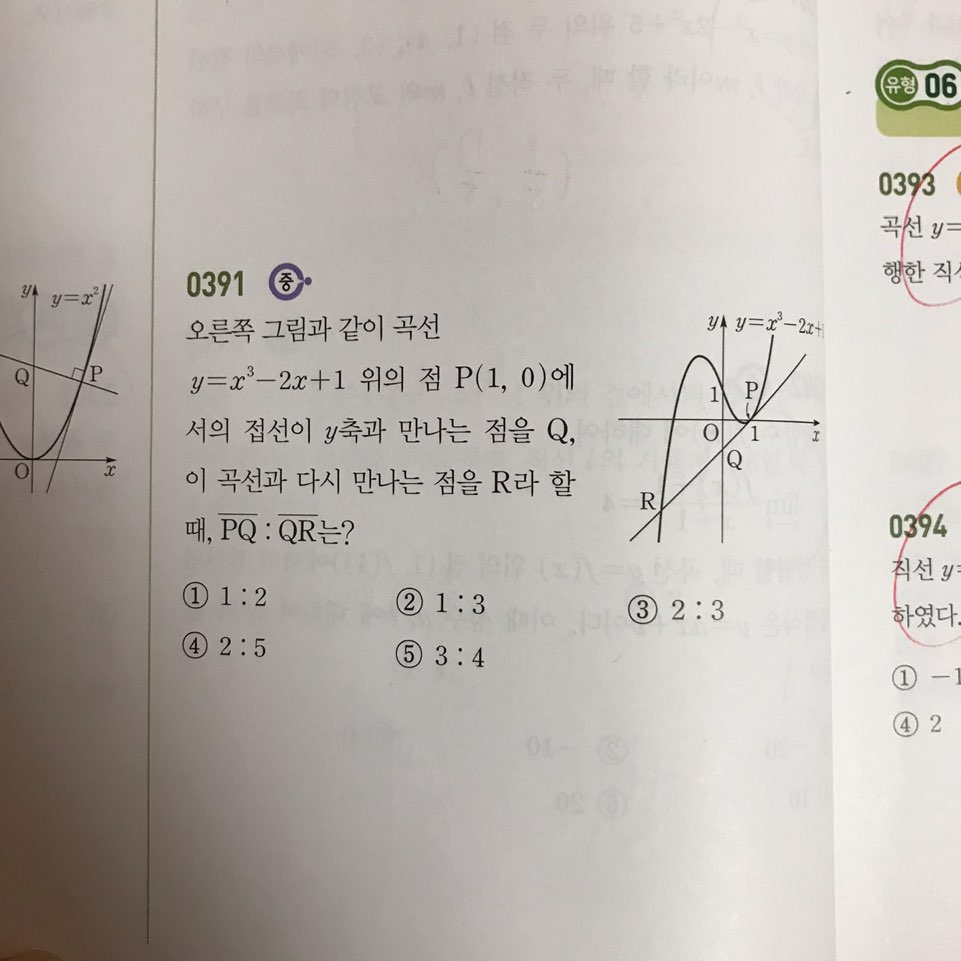
#> input picture 200720 Text Extraction Only/KakaoTalk_20200703_154500794_04.jpg, 961 x 961 px; its folder holds only this picture in this run
$ python '200720 Text Extraction Only.py'
#> lines starting #> are read from the running program, lines starting #| are printed output that depends on the picture; after the words box and inside, x2 and y2 are one past the last pixel; in counts of white or black regions, pixels touching at a corner belong together
#> in image_wash, `img_thresh = cv2.adaptiveThreshold(img_dil, 255, cv2.ADAPTIVE_THRESH_M..`:
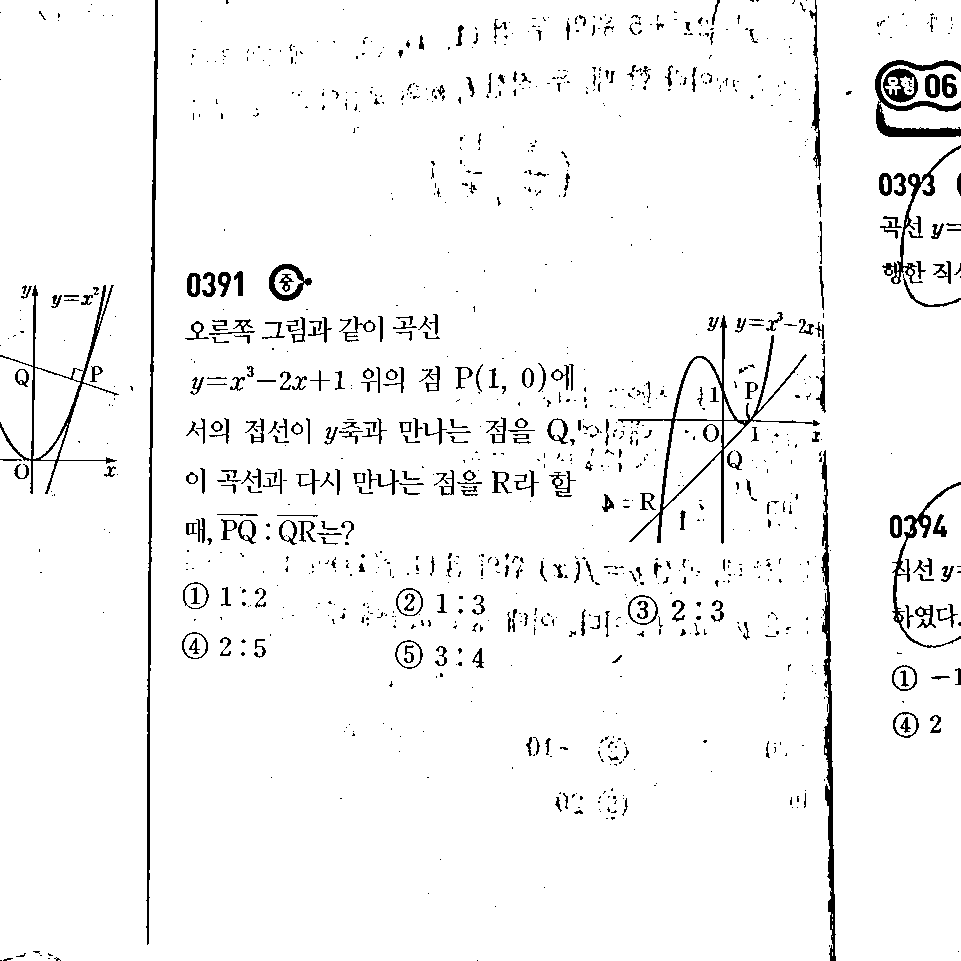
#> img_thresh: shape (961, 961); 95.8% white; 1110 black regions (808 under 20 px), largest, box (x1, y1, x2, y2) and area: (146, 0, 158, 945) 2769, (618, 315, 820, 544) 2514, (821, 450, 836, 961) 2455
import cv2
import numpy as np
import matplotlib as plt
import os
import io
import re
from google.cloud import vision
from google.cloud.vision import types

def image_crop(ori_img,img,img_full):
    img_name = img_full[0]
    kernel = cv2.getStructuringElement(cv2.MORPH_ELLIPSE, (3, 3))
    small = cv2.pyrDown(ori_img)
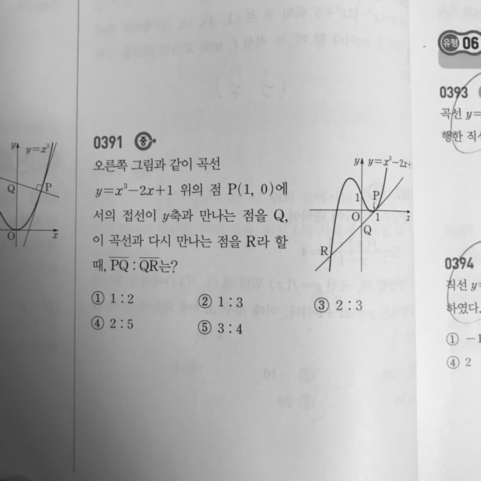
#> small: shape (481, 481); min 26, max 242, mean 181.9
    clear_small = cv2.pyrDown(img)
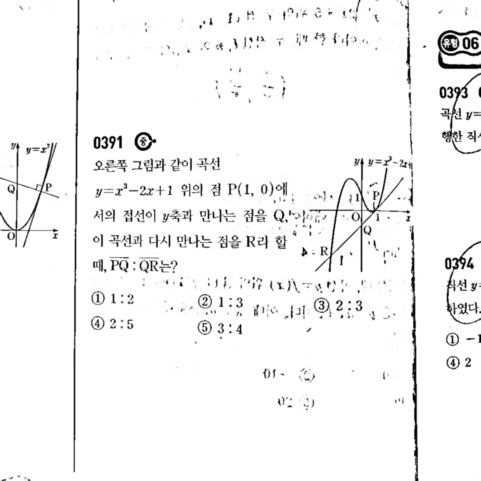
#> clear_small: shape (481, 481); min 0, max 255, mean 244.7
    grad = cv2.morphologyEx(small, cv2.MORPH_GRADIENT, kernel)
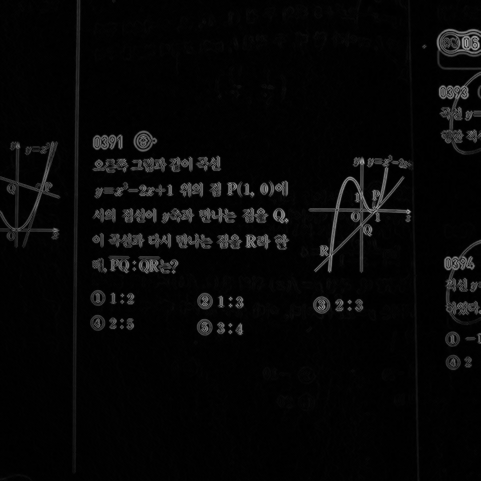
#> grad: shape (481, 481); min 0, max 172, mean 7.1
    #cv2.imshow('mg', grad)
    cv2.imwrite('mg' + img_name + '.' + img_full[1], grad)
    _, bw = cv2.threshold(grad, 0.0, 255.0, cv2.THRESH_BINARY | cv2.THRESH_OTSU)
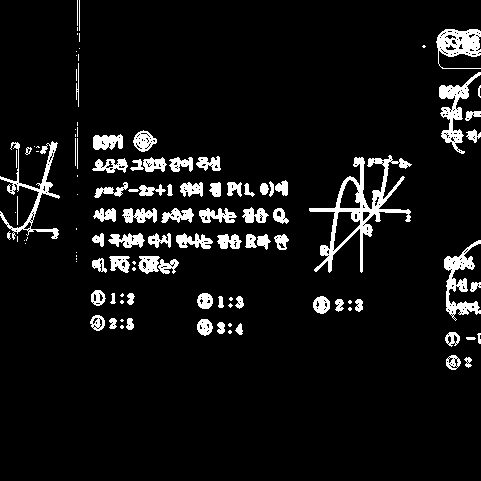
#> bw: shape (481, 481); 7.1% white; 114 white regions (41 under 20 px), largest, box (x1, y1, x2, y2) and area: (309, 155, 412, 273) 2486, (0, 141, 60, 240) 1090, (444, 240, 481, 321) 1051
    #cv2.imshow('t', bw)
    cv2.imwrite('t' + img_name + '.' + img_full[1], bw)
    kernel = cv2.getStructuringElement(cv2.MORPH_RECT, (9, 1))
    connected = cv2.morphologyEx(bw, cv2.MORPH_CLOSE, kernel)
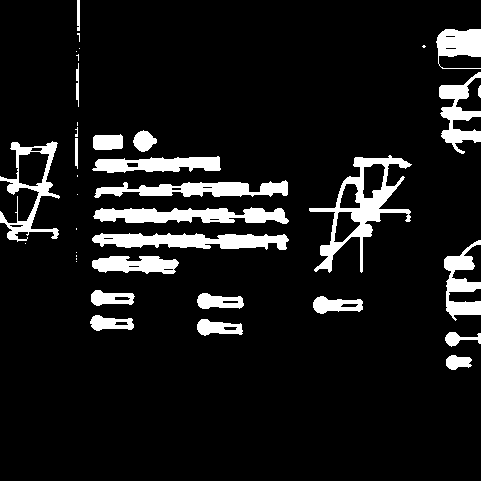
#> connected: shape (481, 481); 9.5% white; 38 white regions (15 under 20 px)
    #cv2.imshow('mc', connected)
    cv2.imwrite('mc' + img_name + '.' + img_full[1], connected)
    # using RETR_EXTERNAL instead of RETR_CCOMP
    contours, hierarchy = cv2.findContours(connected.copy(), cv2.RETR_EXTERNAL, cv2.CHAIN_APPROX_NONE)
#> contours = 38 contours, 16 with area under 20; largest, box (x1, y1, x2, y2) and area: (309, 155, 412, 273) 4084, (0, 141, 60, 242) 2240, (92, 233, 289, 250) 2055, (93, 207, 289, 224) 1996, (94, 180, 288, 198) 1708
    mask = np.zeros(bw.shape, dtype=np.uint8)
    crop_filename_list = list()
    for idx in range(len(contours)):
        height, width = bw.shape
        x, y, w, h = cv2.boundingRect(contours[idx])
        mask[y:y + h, x:x + w] = 0
        # 가장자리의 글씨들은 주된 문제가 아닐 것이기 때문에 제외.
        if x + w == width or x == 0 or y + h == height or y == 0:
            continue
        cv2.drawContours(mask, contours, idx, (255, 255, 255), -1)
        r = float(cv2.countNonZero(mask[y:y + h, x:x + w])) / (w * h)
        if r > 0.3 and w > 10 and h > 10:
            #cv2.rectangle(clear_small, (x, y), (x + w - 1, y + h - 1), (0, 255, 0), 2)
            cropped = clear_small[y:y + h, x:x + w]
            crop_filename = 'crop' + str(idx) + img_name + '.' + img_full[1]
            cv2.imwrite(crop_filename, cropped)
            crop_filename_list.append(crop_filename)
#> this loop made 38 passes
#> (x, y, w, h, r, crop_filename) on passes 1, 3, 4, 5, 6, 7, 10: (446, 355, 26, 15, 0.723, 'crop0KakaoTalk_20200703_154500794_04.jpg'), (197, 319, 46, 17, 0.685, 'crop2KakaoTalk_20200703_154500794_04.jpg'), (90, 315, 44, 16, 0.695, 'crop3KakaoTalk_20200703_154500794_04.jpg'), (313, 296, 50, 18, 0.68, 'crop4KakaoTalk_20200703_154500794_04.jpg'), (197, 293, 47, 16, 0.733, 'crop5KakaoTalk_20200703_154500794_04.jpg'), (91, 290, 44, 16, 0.717, 'crop6KakaoTalk_20200703_154500794_04.jpg'), (92, 256, 87, 18, 0.746, 'crop9KakaoTalk_20200703_154500794_04.jpg')
#> (x, y, w, h, r) on passes 8, 9, 11, 12, 13, 15: (76, 261, 1, 1, 1), (76, 258, 1, 2, 1), (76, 255, 1, 2, 1), (76, 252, 1, 1, 1), (25, 243, 1, 1, 1), (92, 233, 197, 17, 0.68)
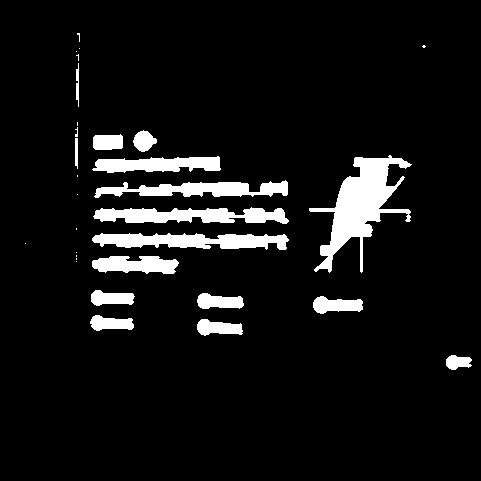
#> mask: shape (481, 481); 7.6% white; 31 white regions (15 under 20 px), largest, box (x1, y1, x2, y2) and area: (309, 155, 412, 273) 4391, (92, 233, 289, 250) 2278, (93, 207, 289, 224) 2218
#> after the loop, crop_filename_list = 14 items
    crop_filename_list.reverse()
    # show image with contours rect
    #cv2.imshow('rects', clear_small)
    #cv2.waitKey()

    text_extract(crop_filename_list, img_full)

def image_wash(filename):
    """
    1. Image Blurring by Bilateral Filtering
    경계선은 유지하며 전체적으로 밀도가 동일한 노이즈, 화이트 노이즈를 제거해
    경계선이 흐려지지 않고 이미지를 부드럽게 변환
    2. Image Dilation
    :param filename:
    :return:
    """
    img_full = filename.split('.')
    img_name = img_full[0]

    img = cv2.imread(filename,0)
    img_blur = cv2.GaussianBlur(img,(3,3),0)
    cv2.imwrite('blur'+filename,img_blur)
    img_dil = cv2.dilate(img,(3,3),iterations=1)
    """cv2.imshow('dil',img_dil)
    cv2.waitKey()"""
    img_thresh = cv2.adaptiveThreshold(img_dil, 255, cv2.ADAPTIVE_THRESH_MEAN_C,
                                       cv2.THRESH_BINARY, 21, 5)
    """cv2.imshow('thresh', img_thresh)
    cv2.waitKey()"""
    clahe = cv2.createCLAHE(clipLimit=2.0, tileGridSize=(4, 4))
    img_cl = clahe.apply(img_thresh)
    """cv2.imshow('CLAHE', img_cl)
    cv2.waitKey()
    cv2.destroyAllWindows()"""
    img_denoise = cv2.fastNlMeansDenoising(img_cl,h=50)
    """cv2.imshow('Denoise', img_denoise)
    cv2.waitKey()
    cv2.destroyAllWindows()"""
    kernel = np.array([[0, -1, 0],
                       [-1, 5, -1],
                       [0, -1, 0]])
    img_sharp = cv2.filter2D(img_denoise,-1,kernel)
    #cv2.imshow('sharp', img_sharp)
    cv2.imwrite('final'+filename,img_sharp)
    """cv2.waitKey()
    cv2.destroyAllWindows()"""

    image_crop(img,img_sharp,img_full)

def text_extract(file_list, filename_list):
    os.environ["GOOGLE_APPLICATION_CREDENTIALS"] = "C:/Program Files/VisionAPI/rosy-clover-282218-a95092db74bf.json"
    client = vision.ImageAnnotatorClient()
    modified_text = str()
    for path in file_list:
        print(path)
        with io.open(path, 'rb') as image_file:
            content = image_file.read()
        image = vision.types.Image(content=content)
        response = client.text_detection(image=image)
        texts = response.text_annotations
        print('Modified Texts:')
        try:
            print(texts[0].description)
            modified_text += ' '+texts[0].description
        except IndexError:
            continue
#> this loop made 1 pass
#| crop25KakaoTalk_20200703_154500794_04.jpg
#| Modified Texts:
#| <module 'google.cloud.vision.ImageAnnotatorClient_.text_detection_.text_annotations.description' from None>
#> after the loop, modified_text = ''

    with io.open(filename_list[0]+'.'+filename_list[1],'rb') as image_file:
        content = image_file.read()
    image = vision.types.Image(content=content)
    response = client.text_detection(image=image)
    texts = response.text_annotations
    print('Original Texts:')
    try:
        print(texts[0].description)
        ori_text = texts[0].description
    except IndexError:
        pass

    filename = filename_list[0]+'_vision_'+'.txt'
    with open(filename, "w", encoding='utf-8') as fp:
        fp.write("원본:\n")
        fp.write(ori_text+"\n")
        fp.write("\n전처리후:\n")
        fp.write(modified_text)

path = "./"
file_list = os.listdir(path)
file_list_image = [file for file in file_list if file.endswith(".jpg")]
file_list_png = [file for file in file_list if file.endswith(".PNG")]
file_list_image += file_list_png

for image in file_list_image:
    image_wash(image)
#> (the call stopped at in text_extract, `modified_text += ' '+texts[0].description`: google is not available in this run)

$ run again, on 200720 Text Extraction Only/KakaoTalk_20200703_154500794_08.jpg
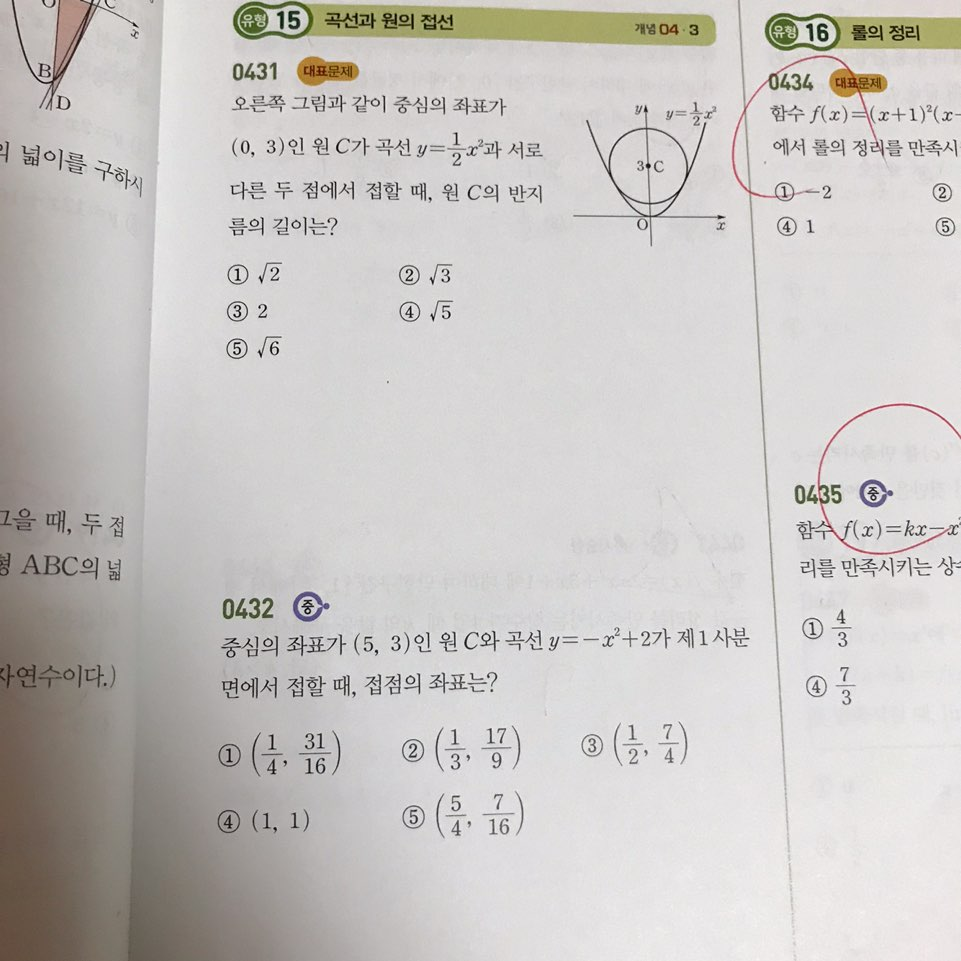
#> input picture 200720 Text Extraction Only/KakaoTalk_20200703_154500794_08.jpg, 961 x 961 px
#> in image_wash, `img_thresh = cv2.adaptiveThreshold(img_dil, 255, cv2.ADAPTIVE_THRESH_M..`:
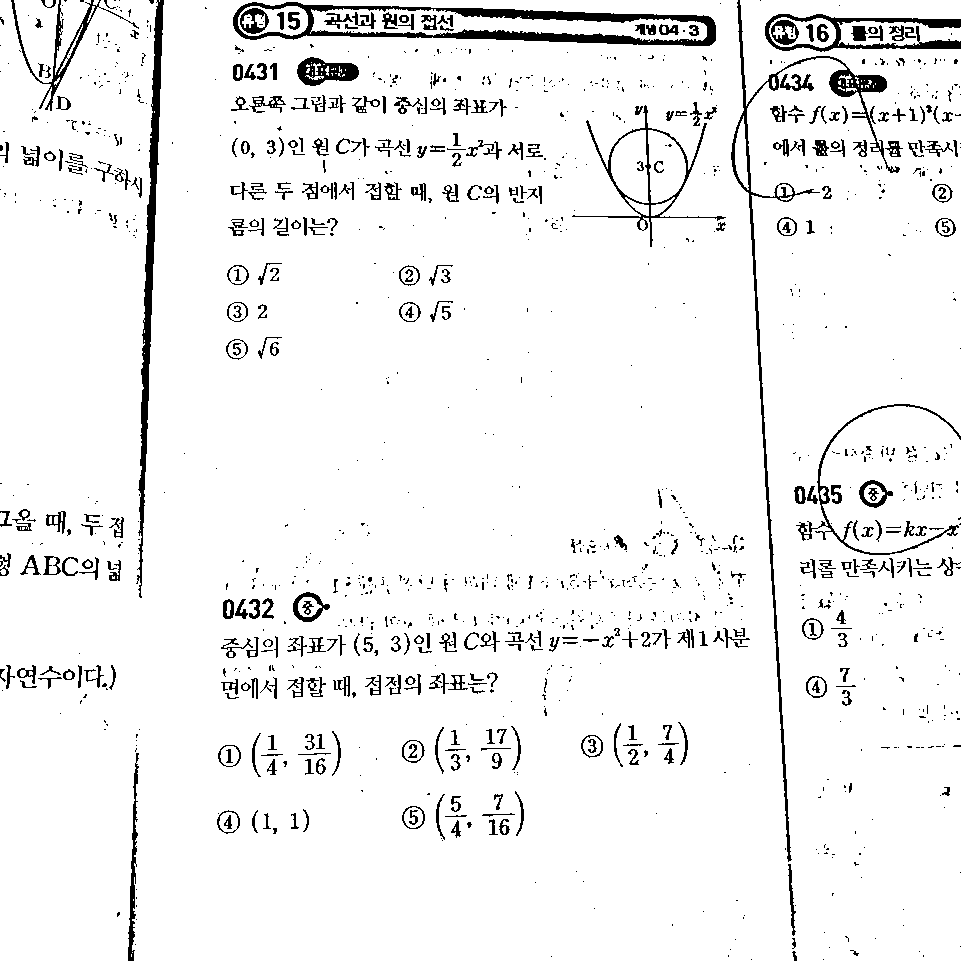
#> img_thresh: shape (961, 961); 94.3% white; 1367 black regions (956 under 20 px), largest, box (x1, y1, x2, y2) and area: (233, 2, 716, 46) 5956, (731, 0, 900, 862) 4628, (136, 0, 164, 598) 3874
#> bw: shape (481, 481); 10.9% white; 152 white regions (26 under 20 px), largest, box (x1, y1, x2, y2) and area: (365, 0, 481, 357) 3546, (396, 201, 481, 290) 1753, (286, 50, 364, 124) 1375
#> connected: shape (481, 481); 14.7% white; 49 white regions (13 under 20 px)
#> contours = 49 contours, 16 with area under 20; largest, box (x1, y1, x2, y2) and area: (365, 0, 481, 357) 4988, (115, 0, 359, 24) 4088, (396, 201, 481, 290) 2614, (110, 313, 376, 330) 2434, (286, 50, 364, 124) 2364
#> the loop in image_crop, `for idx in range(len(contours)):` made 49 passes
#> (x, y, w, h, r, crop_filename) on passes 2, 3, 7, 8, 10: (108, 404, 48, 14, 0.661, 'crop1KakaoTalk_20200703_154500794_08.jpg'), (200, 395, 63, 25, 0.622, 'crop2KakaoTalk_20200703_154500794_08.jpg'), (108, 365, 64, 24, 0.642, 'crop6KakaoTalk_20200703_154500794_08.jpg'), (200, 362, 62, 25, 0.613, 'crop7KakaoTalk_20200703_154500794_08.jpg'), (290, 361, 55, 23, 0.651, 'crop9KakaoTalk_20200703_154500794_08.jpg')
#> after the loop in image_crop, `for idx in range(len(contours)):`:
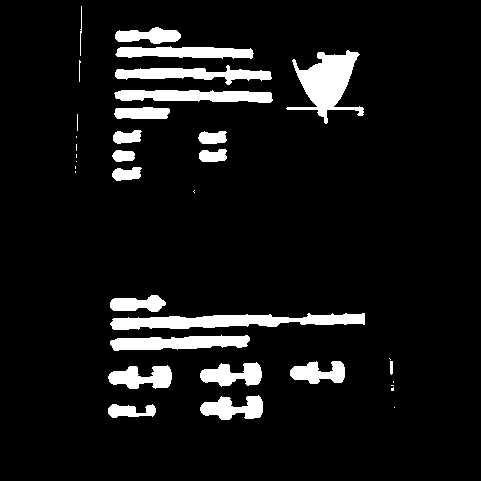
#> mask: shape (481, 481); 8.2% white; 35 white regions (13 under 20 px), largest, box (x1, y1, x2, y2) and area: (110, 313, 365, 330) 2597, (286, 50, 364, 124) 2547, (114, 90, 273, 103) 1589
#> after the loop in image_crop, `for idx in range(len(contours)):`: crop_filename_list = 22 items
#> the loop in text_extract, `for path in file_list:` made 1 pass
#| crop43KakaoTalk_20200703_154500794_08.jpg
#| Modified Texts:
#| <module 'google.cloud.vision.ImageAnnotatorClient_.text_detection_.text_annotations.description' from None>
#> after the loop in text_extract, `for path in file_list:`: modified_text = ''
